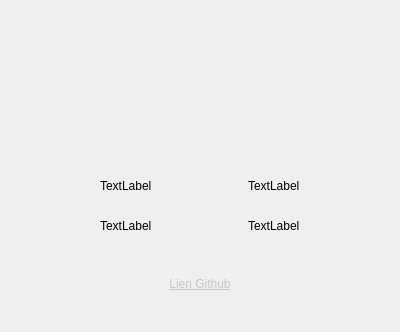
<?xml version="1.0" encoding="UTF-8"?>
<ui version="4.0">
 <class>Dialog</class>
 <widget class="QDialog" name="Dialog">
  <property name="geometry">
   <rect>
    <x>0</x>
    <y>0</y>
    <width>400</width>
    <height>332</height>
   </rect>
  </property>
  <property name="windowTitle">
   <string>Dialog</string>
  </property>
  <property name="windowIcon">
   <iconset resource="../../Ressources.qrc">
    <normaloff>:/main/icons/YARCoM.icon.340x225.png</normaloff>:/main/icons/YARCoM.icon.340x225.png</iconset>
  </property>
  <layout class="QGridLayout" name="gridLayout_4">
   <item row="0" column="0">
    <layout class="QGridLayout" name="gridLayout_3">
     <item row="0" column="0">
      <widget class="QLabel" name="lb_logo">
       <property name="text">
        <string>&lt;html&gt;&lt;head/&gt;&lt;body&gt;&lt;p&gt;&lt;img src=&quot;:/main/icons/YARCoM.by.faro340x233.png&quot;/&gt;&lt;/p&gt;&lt;/body&gt;&lt;/html&gt;</string>
       </property>
       <property name="alignment">
        <set>Qt::AlignmentFlag::AlignCenter</set>
       </property>
      </widget>
     </item>
     <item row="1" column="0">
      <layout class="QGridLayout" name="gridLayout_2">
       <item row="0" column="0">
        <layout class="QGridLayout" name="gridLayout">
         <item row="0" column="0">
          <spacer name="horizontalSpacer_3">
           <property name="orientation">
            <enum>Qt::Orientation::Horizontal</enum>
           </property>
           <property name="sizeHint" stdset="0">
            <size>
             <width>40</width>
             <height>20</height>
            </size>
           </property>
          </spacer>
         </item>
         <item row="0" column="1">
          <widget class="QLabel" name="lb_version">
           <property name="text">
            <string>TextLabel</string>
           </property>
          </widget>
         </item>
         <item row="0" column="2">
          <spacer name="horizontalSpacer">
           <property name="orientation">
            <enum>Qt::Orientation::Horizontal</enum>
           </property>
           <property name="sizeHint" stdset="0">
            <size>
             <width>40</width>
             <height>20</height>
            </size>
           </property>
          </spacer>
         </item>
         <item row="0" column="3">
          <widget class="QLabel" name="lb_description">
           <property name="text">
            <string>TextLabel</string>
           </property>
          </widget>
         </item>
         <item row="0" column="4">
          <spacer name="horizontalSpacer_5">
           <property name="orientation">
            <enum>Qt::Orientation::Horizontal</enum>
           </property>
           <property name="sizeHint" stdset="0">
            <size>
             <width>40</width>
             <height>20</height>
            </size>
           </property>
          </spacer>
         </item>
         <item row="1" column="0">
          <spacer name="horizontalSpacer_4">
           <property name="orientation">
            <enum>Qt::Orientation::Horizontal</enum>
           </property>
           <property name="sizeHint" stdset="0">
            <size>
             <width>40</width>
             <height>20</height>
            </size>
           </property>
          </spacer>
         </item>
         <item row="1" column="1">
          <widget class="QLabel" name="lb_author">
           <property name="text">
            <string>TextLabel</string>
           </property>
          </widget>
         </item>
         <item row="1" column="2">
          <spacer name="horizontalSpacer_2">
           <property name="orientation">
            <enum>Qt::Orientation::Horizontal</enum>
           </property>
           <property name="sizeHint" stdset="0">
            <size>
             <width>40</width>
             <height>20</height>
            </size>
           </property>
          </spacer>
         </item>
         <item row="1" column="3">
          <widget class="QLabel" name="lb_license">
           <property name="text">
            <string>TextLabel</string>
           </property>
          </widget>
         </item>
         <item row="1" column="4">
          <spacer name="horizontalSpacer_6">
           <property name="orientation">
            <enum>Qt::Orientation::Horizontal</enum>
           </property>
           <property name="sizeHint" stdset="0">
            <size>
             <width>40</width>
             <height>20</height>
            </size>
           </property>
          </spacer>
         </item>
        </layout>
       </item>
       <item row="1" column="0">
        <widget class="QLabel" name="lb_website">
         <property name="text">
          <string>&lt;html&gt;&lt;head/&gt;&lt;body&gt;&lt;p&gt;&lt;a href=&quot;https://github.com/faro93/YARCoM.Qt&quot;&gt;&lt;span style=&quot; text-decoration: underline; color:#c4c6ca;&quot;&gt;Lien Github&lt;/span&gt;&lt;/a&gt;&lt;/p&gt;&lt;/body&gt;&lt;/html&gt;</string>
         </property>
         <property name="alignment">
          <set>Qt::AlignmentFlag::AlignCenter</set>
         </property>
        </widget>
       </item>
      </layout>
     </item>
    </layout>
   </item>
  </layout>
 </widget>
 <resources>
  <include location="../../Ressources.qrc"/>
 </resources>
 <connections/>
</ui>
